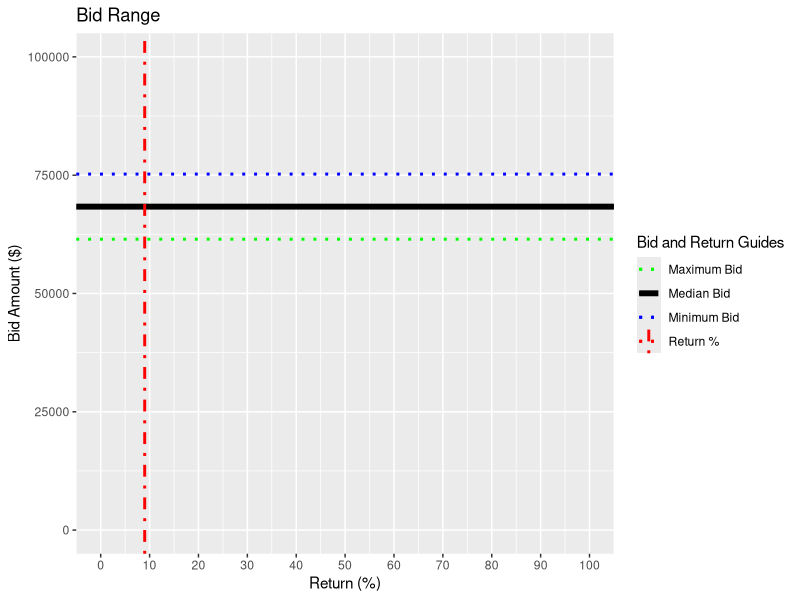

The R source for this figure:
## ---- chunk 1
knitr::opts_chunk$set(echo = TRUE)
## ---- chunk 2
library("scales")
repaircostlow<-15000;repaircosthigh<-30000;monthcost<-1000;months<-3;sellprice<-100000;return<-9
bidlow<-(repaircostlow+(monthcost*months)-sellprice)/(-1*(1+(return*.01)));bidlow <- dollar(round(bidlow,digits=0))
bidhigh<-(repaircosthigh+(monthcost*months)-sellprice)/(-1*(1+(return*.01)));bidhigh <- dollar(round(bidhigh,digits=0))
## ---- chunk 3
        library("ggplot2")
        repaircostlow<-15000;repaircosthigh<-30000;monthcost<-1000;months<-3;sellprice<-100000;return<-9
        bidlow<-(repaircostlow+(monthcost*months)-sellprice)/(-1*(1+(return*.01)))
        bidhigh<-(repaircosthigh+(monthcost*months)-sellprice)/(-1*(1+(return*.01)))               
        Median_Bid <- (bidlow+bidhigh)/2
        data <- data.frame("Return" = rep(return,3),"Bid" = c(bidlow,Median_Bid,bidhigh))

        g <- ggplot(data,aes(Return,Bid)) + 
        ylim(0,sellprice) + 
        scale_x_continuous(limits=c(0,100),breaks=seq(0,100,10)) +
        geom_hline(aes(yintercept=Median_Bid,color="Median Bid"),size=2,linetype="solid") + 
        geom_hline(aes(yintercept=bidlow,color="Minimum Bid"),size=1,linetype="dotted",show.legend=TRUE) + 
        geom_hline(aes(yintercept=bidhigh,color="Maximum Bid"),size=1,linetype="dotted",show.legend=TRUE) + 
        geom_vline(aes(xintercept=return,color="Return %"),size=1,linetype="dotdash") +
        theme(legend.position = "right") +
        scale_color_manual(values=c("Median Bid" = "black","Minimum Bid" = "blue","Maximum Bid" = "green","Return %" = "red")) +
        labs(title="Bid Range",x="Return (%)",y="Bid Amount ($)",colour="Bid and Return Guides")
        g
